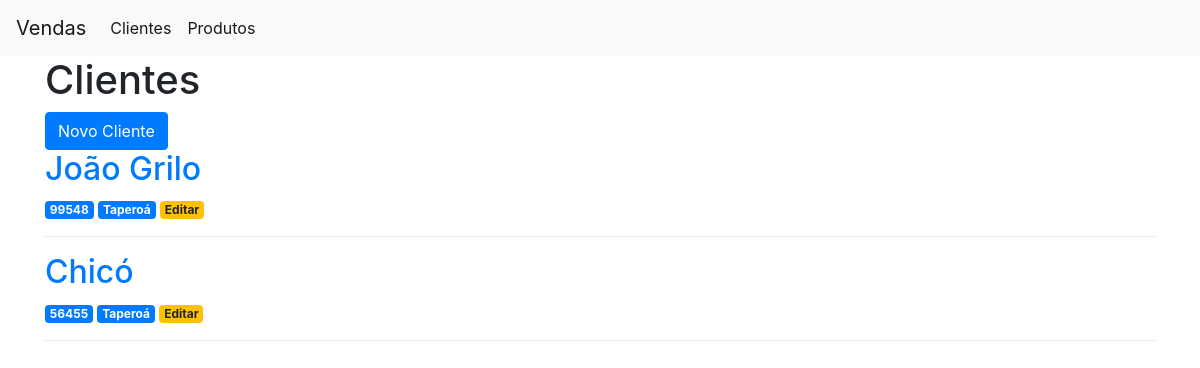
Before: /clientes with the older database file.
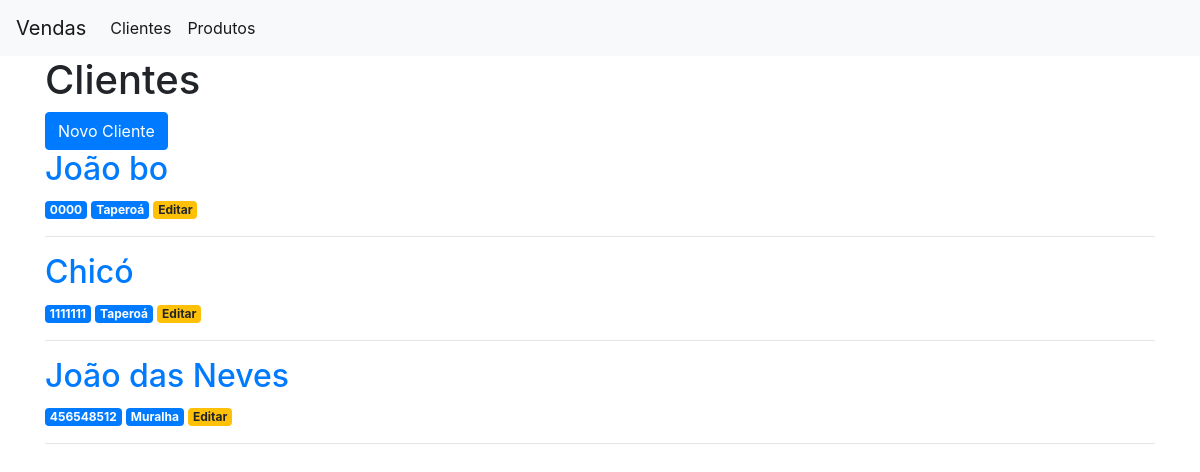
After: the same page with the newer database file.
### app.py (models this page shows)
class Clientes(db.Model):
    id = db.Column(db.Integer, primary_key=True)
    nome = db.Column(db.String(80), nullable=False)
    telefone = db.Column(db.String(10), nullable=False)
    cidade = db.Column(db.String(80), nullable=False)

### app.py (the view)
@app.route('/clientes')
def clientes():
    clientes = Clientes.query.all()
    return render_template('clientes.html', clientes = clientes)

### templates/clientes.html
{% extends 'base.html' %}
{% block content %}
    <h1>{% block title %} Clientes {% endblock %}</h1>
    <a href="{{url_for('novo_cliente')}}" class="btn btn-primary">Novo Cliente</a>
    {% for cliente in clientes %}
        <a href="{{ url_for('cliente', cliente_id=cliente['id']) }}">
            <h2>{{ cliente['nome'] }}</h2>
        </a>
        <span class="badge badge-primary">{{ cliente['telefone'] }}</span>
        <span class="badge badge-primary">{{ cliente['cidade'] }}</span>
        <a href="{{ url_for('edit_cliente', cliente_id=cliente['id']) }}">
            <span class="badge badge-warning">Editar</span>
        </a>
        <hr>
    {% endfor %}
{% endblock %}

### templates/base.html (shortened to what this page needs)
<!doctype html>
<html lang="pt">
  <head>
    <link rel="stylesheet" href="https://stackpath.bootstrapcdn.com/bootstrap/4.3.1/css/bootstrap.min.css">
  </head>
  <body>
    <nav class="navbar navbar-expand-md navbar-light bg-light">
        <a class="navbar-brand" href="{{ url_for('index')}}">Vendas</a>
        <div class="collapse navbar-collapse" id="navbarNav">
            <ul class="navbar-nav">
            <li class="nav-item active">
                <a class="nav-link" href="{{url_for('clientes')}}">Clientes</a>
            </li>
            <li class="nav-item active">
                <a class="nav-link" href="{{url_for('produtos')}}">Produtos</a>
            </li>
            </ul>
        </div>
    </nav>
    <div class="container">
        {% block content %} {% endblock %}
    </div>
  </body>
</html>

Changed rows visible on the page:
changed Clientes: nome "João Grilo" → "João bo"; telefone "99548" → "0000"
changed Clientes "Chicó": telefone "56455" → "1111111"
added Clientes: nome "João das Neves", telefone "456548512", cidade "Muralha"
